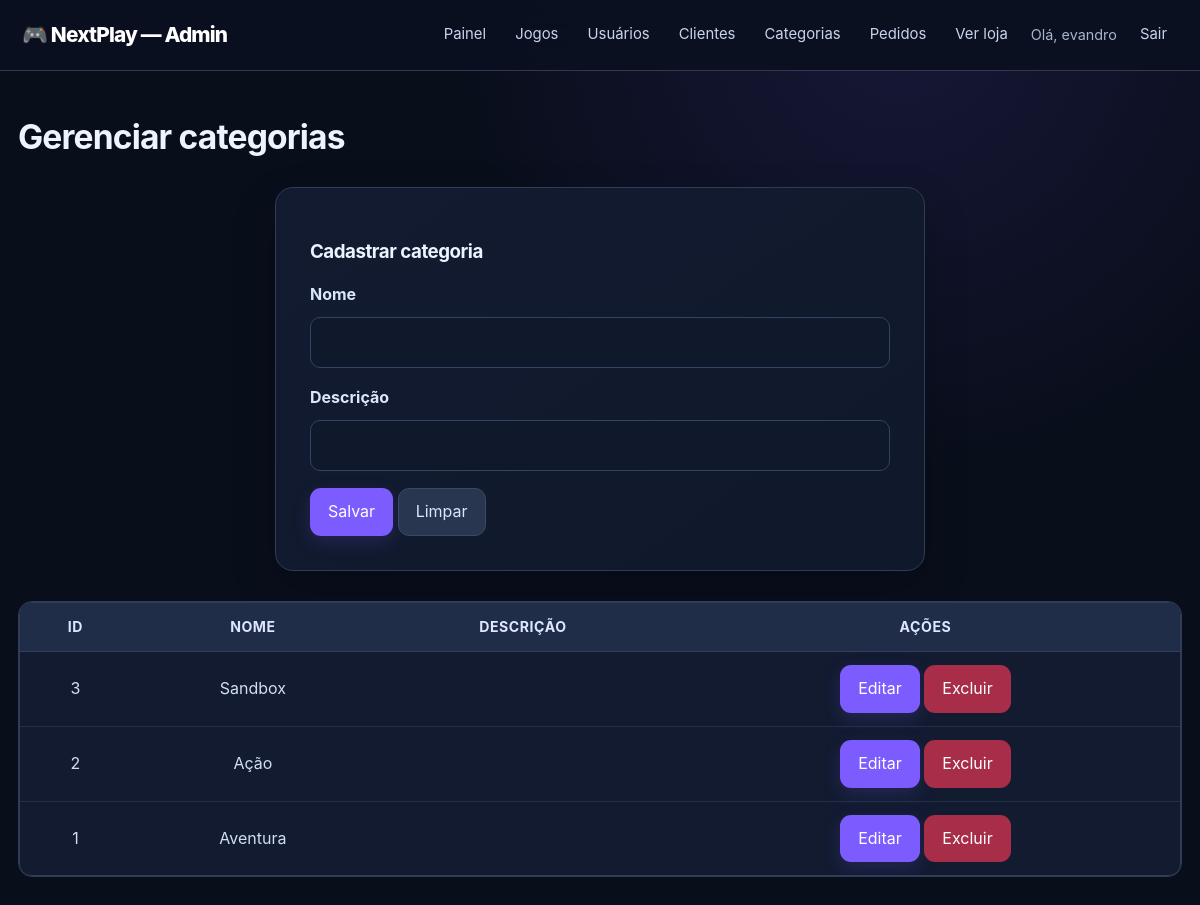
Screenshot of /admin/views/categorias.php (signed in) with the database file from the repository.
### tables this page shows
CREATE TABLE IF NOT EXISTS categorias (
 id INT AUTO_INCREMENT PRIMARY KEY, nome VARCHAR(80) NOT NULL UNIQUE,
 descricao VARCHAR(255) NOT NULL DEFAULT '', created_at TIMESTAMP DEFAULT CURRENT_TIMESTAMP
);

### admin/controllers/categorias.php (called while the page is built, shortened)
<?php
require_once __DIR__.'/../models/categorias.php';
$model=new Categoria(); $erro=''; $edit=null;
$registros=$model->listar();

### admin/config/helpers.php (called while the page is built, shortened)
<?php
function e($texto) {
    return htmlspecialchars((string)$texto, ENT_QUOTES, 'UTF-8');
}

### admin/models/categorias.php (called while the page is built, shortened)
<?php
require_once __DIR__ . '/../config/conexao.php';
class Categoria {
 private PDO $db;
 public function __construct() { global $pdo; $this->db=$pdo; }
 public function listar(): array { return $this->db->query("SELECT * FROM categorias ORDER BY id DESC")->fetchAll(); }
}

### admin/views/categorias.php (the view, shortened to what this page needs)
<?php require_once __DIR__.'/../controllers/categorias.php'; ?>
<!doctype html><html lang="pt-br"><head><meta charset="utf-8"><meta name="viewport" content="width=device-width,initial-scale=1"><title>Categorias — NextPlay</title><link rel="stylesheet" href="../public/css/style.css"></head><body>
<?php require __DIR__.'/_menu.php'; ?>
<div class="container"><h2>Gerenciar categorias</h2>
<div class="form-box" style="max-width:650px"><h3><?= $edit?'Editar':'Cadastrar' ?> categoria</h3>
<form method="post"><input type="hidden" name="token" value="<?= e(csrfToken()) ?>"><input type="hidden" name="id" value="<?= (int)($edit['id']??0) ?>">
<label>Nome</label><input type="text" name="nome" value="<?= e($edit['nome']??'') ?>" required>
<label>Descrição</label><input type="text" name="descricao" value="<?= e($edit['descricao']??'') ?>">
<button class="btn" type="submit">Salvar</button> <a class="btn cinza" href="categorias.php">Limpar</a></form></div>
<div class="tabela-rolavel"><table><tr><th>ID</th><th>Nome</th><th>Descrição</th><th>Ações</th></tr><?php foreach($registros as $r): ?><tr><td><?= (int)$r['id'] ?></td><td><?= e($r['nome']??'') ?></td><td><?= e($r['descricao']??'') ?></td><td><a class="btn azul" href="categorias.php?editar=<?= (int)$r['id'] ?>">Editar</a>
<form method="post" style="display:inline" onsubmit="return confirm('Excluir registro?')"><button class="btn vermelho">Excluir</button></form>
</td></tr><?php endforeach; ?></table></div></div></body></html>

### rows the page displays
categorias: id "3", nome "Sandbox"
categorias: id "2", nome "Ação"
categorias: id "1", nome "Aventura"

### other values shown
usuarioLogado()['nome'] "evandro"
